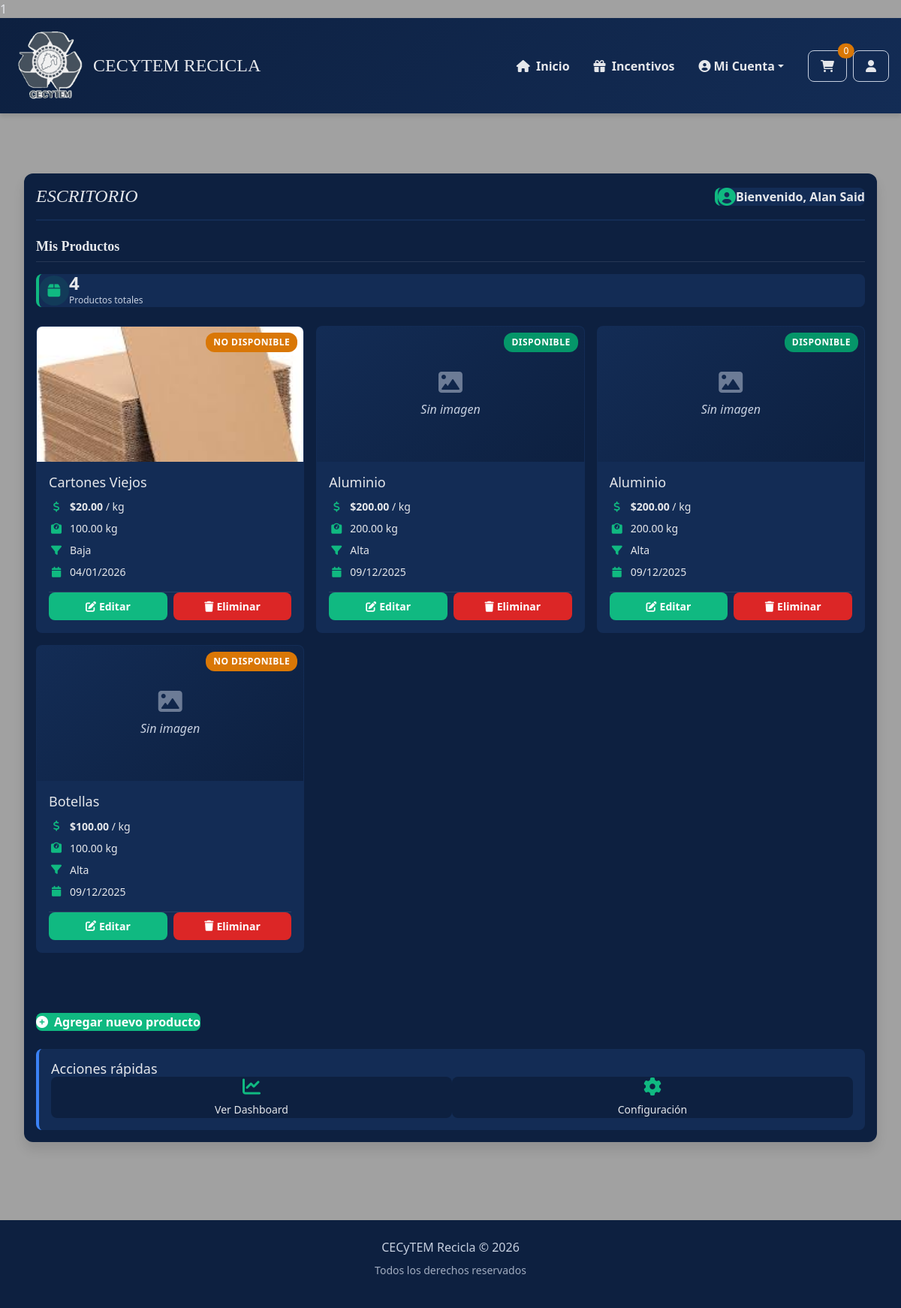
Page /escritorio/ (signed in) on the earlier database version.
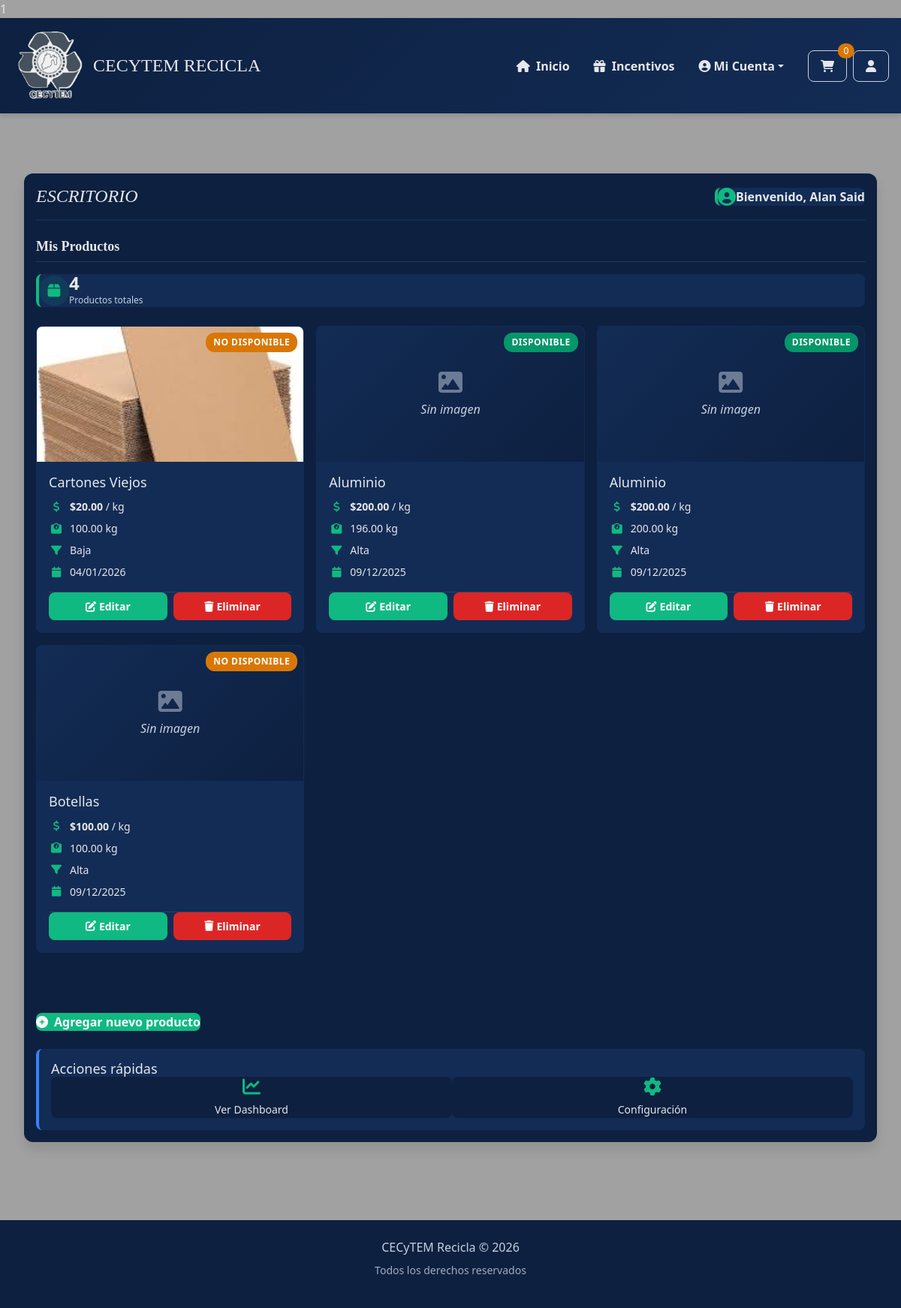
Same page on the later database version.
### applications/MarketPlace/models.py (models this page shows, shortened)
class Producto(models.Model):
    PUREZA = [
        ('alta', 'Alta'),
        ('media', 'Media'),
        ('baja', 'Baja'),
    ]
    ESTADO = [
        ('disponible', 'Disponible'),
        ('no_disponible', 'No disponible'),
    ]
    id_producto = models.AutoField(primary_key=True)
    id_usuario = models.ForeignKey(Usuario, on_delete=models.CASCADE)
    id_categoria = models.ForeignKey(Categoria, on_delete=models.CASCADE)
    nombre = models.CharField(max_length=50, blank=True, null=True)
    descripcion = models.TextField(blank=True, null=True)
    precio_kg = models.DecimalField(max_digits=10, decimal_places=2)
    peso_disponible_kg = models.DecimalField(max_digits=10, decimal_places=2)
    pureza = models.CharField(max_length=5, choices=PUREZA)
    estado = models.CharField(max_length=15, choices=ESTADO)
    fecha_publicacion = models.DateTimeField(auto_now_add=True)
    class Meta:
        verbose_name = 'Producto'
        verbose_name_plural = 'Productos'
        ordering = ['-fecha_publicacion']
        indexes = [
            models.Index(fields=['estado']),
            models.Index(fields=['pureza']),
            models.Index(fields=['precio_kg']),
            models.Index(fields=['id_categoria']),
            models.Index(fields=['fecha_publicacion']),
        ]
        constraints = [
            models.CheckConstraint(
                check=models.Q(precio_kg__gte=0),
                name='precio_positivo'
            ),
            models.CheckConstraint(
                check=models.Q(peso_disponible_kg__gte=0),
                name='peso_positivo'
            ),
        ]

### applications/MarketPlace/views.py (the view)
# urls.py: path('escritorio/', views.escritorio_view, name='escritorio'),
@login_requerido
def escritorio_view(request):
    usuario_id = request.session['usuario_id']
    usuario = Usuario.objects.get(id_usuario=usuario_id)
    productos = Producto.objects.filter(id_usuario=usuario)
    return render(request, 'MarketPlace/escritorio.html', {
        'usuario': usuario,
        'productos': productos,
    })

### applications/MarketPlace/utils.py (called while the page is built)
def login_requerido(view_func):
    @wraps(view_func)
    def wrapper(request, *args, **kwargs):
        if 'usuario_id' not in request.session:
            return redirect('login')
        if 'usuario_id' in request.session:
            from .models import Carrito, ItemCarrito
            try:
                carrito = Carrito.objects.get(id_usuario_id=request.session['usuario_id'])
                items_count = ItemCarrito.objects.filter(id_carrito=carrito).count()
                request.session['carrito_count'] = items_count
            except Carrito.DoesNotExist:
                request.session['carrito_count'] = 0
        return view_func(request, *args, **kwargs)
    return wrapper

### Templates/Marketplace/escritorio.html (shortened to what the changed rows need)
{% extends './navegación.html' %}
{% load static %}
{% block pag %}
<div class="desktop-container">
    <div class="card desktop-card">
        <div class="desktop-header">
            <h2 class="desktop-title">Escritorio</h2>
        </div>
        <div class="desktop-content">
            <div class="desktop-section">
                {% if productos %}
                    <div class="productos-grid">
                        {% for prod in productos %}
                            <div class="producto-card desktop-product-card">
                                <div class="producto-imagen">
                                    {% if prod.imagenes.all %}
                                        <img src="{{ prod.imagenes.first.imagen.url }}"
                                             alt="{{ prod.nombre }}"
                                             class="producto-img">
                                    {% else %}
                                        <div class="sin-imagen desktop-no-image">
                                            <i class="fas fa-image"></i>
                                            <span>Sin imagen</span>
                                        </div>
                                    {% endif %}
                                    {% if prod.estado == 'disponible' %}
                                        <span class="producto-badge badge-disponible">Disponible</span>
                                    {% elif prod.estado == 'vendido' %}
                                        <span class="producto-badge badge-vendido">Vendido</span>
                                    {% else %}
                                        <span class="producto-badge badge-otro">{{ prod.get_estado_display }}</span>
                                    {% endif %}
                                </div>
                                <div class="producto-info">
                                    <h4 class="producto-nombre">{{ prod.nombre|truncatechars:40 }}</h4>
                                    <div class="producto-detalles">
                                        <div class="detalle-item">
                                            <i class="fas fa-dollar-sign detalle-icon"></i>
                                            <span class="detalle-text">
                                                <strong>${{ prod.precio_kg }}</strong> / kg
                                            </span>
                                        </div>
                                        <div class="detalle-item">
                                            <i class="fas fa-weight detalle-icon"></i>
                                            <span class="detalle-text">{{ prod.peso_disponible_kg }} kg</span>
                                        </div>
                                        <div class="detalle-item">
                                            <i class="fas fa-filter detalle-icon"></i>
                                            <span class="detalle-text">{{ prod.get_pureza_display }}</span>
                                        </div>
                                        <div class="detalle-item">
                                            <i class="fas fa-calendar detalle-icon"></i>
                                            <span class="detalle-text">{{ prod.fecha_publicacion|date:"d/m/Y" }}</span>
                                        </div>
                                    </div>
                                    <div class="producto-acciones">
                                        <a href="{% url 'actualizar_producto' prod.id_producto %}"
                                           class="btn btn-sm btn-primary desktop-btn-edit">
                                            <i class="fas fa-edit me-1"></i> Editar
                                        </a>
                                        <button type="button"
                                                class="btn btn-sm btn-danger desktop-btn-delete"
                                                data-bs-toggle="modal"
                                                data-bs-target="#modalEliminar{{ prod.id_producto }}">
                                            <i class="fas fa-trash me-1"></i> Eliminar
                                        </button>
                                    </div>
                                </div>
                            </div>
                        {% endfor %}
                    </div>
                {% endif %}
            </div>
        </div>
    </div>
</div>
{% endblock %}

Differences in the rows shown:
changed Producto (number 2 of 4 on the later page): peso_disponible_kg "200.00" → "196.00"
